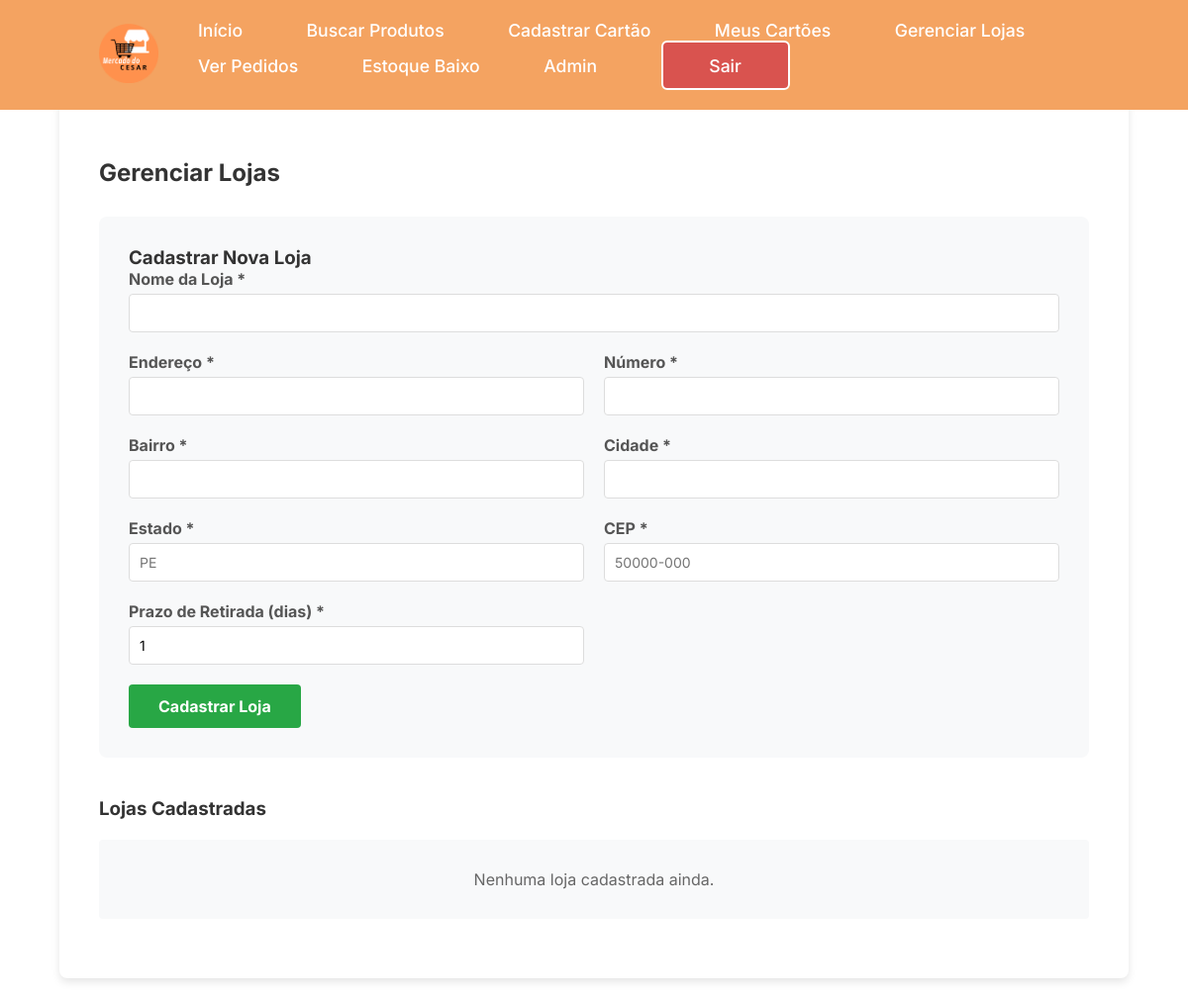
Page /gerenciar-lojas/ (signed in) on the earlier database version.
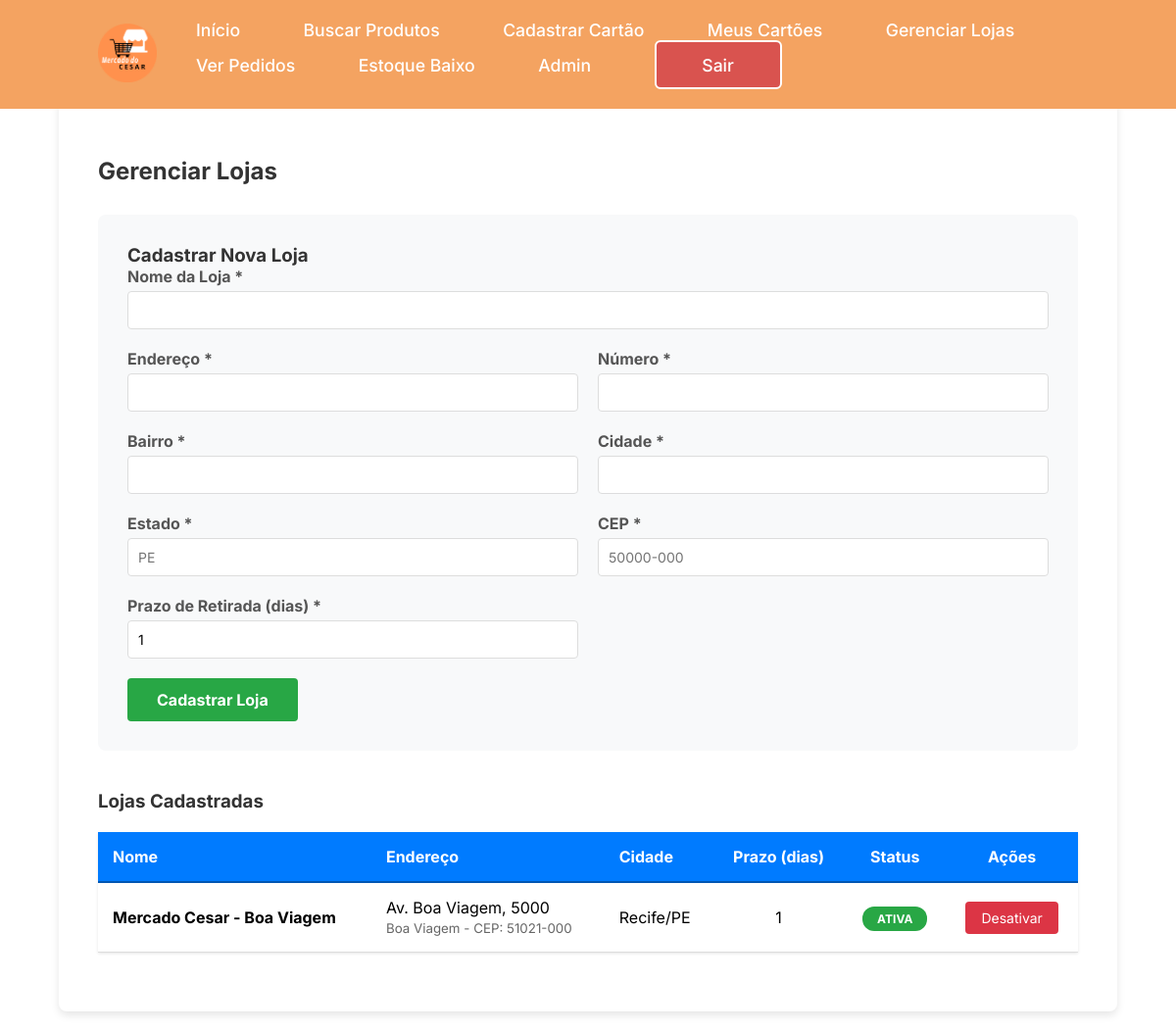
Same page on the later database version.
### mercadocesar/models.py (models this page shows, shortened)
class Loja(models.Model):
    nome = models.CharField(max_length=100)
    endereco = models.CharField(max_length=200)
    numero = models.CharField(max_length=10)
    bairro = models.CharField(max_length=100)
    cidade = models.CharField(max_length=100)
    estado = models.CharField(max_length=2)
    cep = models.CharField(max_length=9)
    prazo_retirada_dias = models.IntegerField(default=1)
    ativa = models.BooleanField(default=True)

### mercadocesar/views.py (the view, shortened to what this page needs)
# urls.py: path('gerenciar-lojas/', gerenciar_lojas, name='gerenciar_lojas'),
@user_passes_test(lambda u: u.is_superuser)
def gerenciar_lojas(request):
    lojas = Loja.objects.all().order_by('-ativa', 'nome')
    return render(request, 'gerenciar_lojas.html', {'lojas': lojas})

### mercadocesar/templates/gerenciar_lojas.html (shortened to what the changed rows need)
{% extends 'base.html' %}
{% block content %}
<div class="container" style="max-width: 1200px; margin: 40px auto; padding: 0 20px;">
    <h2 style="color: #333; margin-bottom: 30px;">Gerenciar Lojas</h2>
    <div>
        <h3 style="color: #333; margin-bottom: 20px;">Lojas Cadastradas</h3>
        {% if lojas %}
        <table style="width: 100%; border-collapse: collapse; background-color: white; box-shadow: 0 1px 3px rgba(0,0,0,0.1);">
            <thead>
                <tr style="background-color: #007bff; color: white;">
                    <th style="padding: 15px; text-align: left; border-bottom: 2px solid #0056b3;">Nome</th>
                    <th style="padding: 15px; text-align: left; border-bottom: 2px solid #0056b3;">Endereço</th>
                    <th style="padding: 15px; text-align: left; border-bottom: 2px solid #0056b3;">Cidade</th>
                    <th style="padding: 15px; text-align: center; border-bottom: 2px solid #0056b3;">Prazo (dias)</th>
                    <th style="padding: 15px; text-align: center; border-bottom: 2px solid #0056b3;">Status</th>
                    <th style="padding: 15px; text-align: center; border-bottom: 2px solid #0056b3;">Ações</th>
                </tr>
            </thead>
            <tbody>
                {% for loja in lojas %}
                <tr style="border-bottom: 1px solid #ddd; {% if not loja.ativa %}background-color: #f8f9fa; opacity: 0.7;{% endif %}">
                    <td style="padding: 15px;">
                        <strong>{{ loja.nome }}</strong>
                    </td>
                    <td style="padding: 15px;">
                        {{ loja.endereco }}, {{ loja.numero }}<br>
                        <small style="color: #666;">{{ loja.bairro }} - CEP: {{ loja.cep }}</small>
                    </td>
                    <td style="padding: 15px;">{{ loja.cidade }}/{{ loja.estado }}</td>
                    <td style="padding: 15px; text-align: center;">{{ loja.prazo_retirada_dias }}</td>
                    <td style="padding: 15px; text-align: center;">
                        {% if loja.ativa %}
                            <span style="padding: 5px 15px; background-color: #28a745; color: white; border-radius: 12px; font-size: 12px; font-weight: bold;">ATIVA</span>
                        {% else %}
                            <span style="padding: 5px 15px; background-color: #dc3545; color: white; border-radius: 12px; font-size: 12px; font-weight: bold;">INATIVA</span>
                        {% endif %}
                    </td>
                    <td style="padding: 15px; text-align: center;">
                        <a href="{% url 'ativar_desativar_loja' loja.id %}"
                           style="padding: 8px 16px; {% if loja.ativa %}background-color: #dc3545;{% else %}background-color: #28a745;{% endif %} color: white; text-decoration: none; border-radius: 4px; font-size: 14px; display: inline-block;">
                            {% if loja.ativa %}Desativar{% else %}Ativar{% endif %}
                        </a>
                    </td>
                </tr>
                {% endfor %}
            </tbody>
        </table>
        {% else %}
        <p style="padding: 30px; text-align: center; background-color: #f8f9fa; border-radius: 4px; color: #666;">
            Nenhuma loja cadastrada ainda.
        </p>
        {% endif %}
    </div>
</div>
{% endblock %}

Differences in the rows shown:
added Loja: nome "Mercado Cesar - Boa Viagem", endereco "Av. Boa Viagem", numero "5000", bairro "Boa Viagem", cep "51021-000", cidade "Recife", estado "PE", prazo_retirada_dias "1", ativa "ATIVA"
Other differences:
text no longer shown: "Nenhuma loja cadastrada ainda."
text now shown: "Nome Endereço Cidade Prazo (dias) Status Ações"
